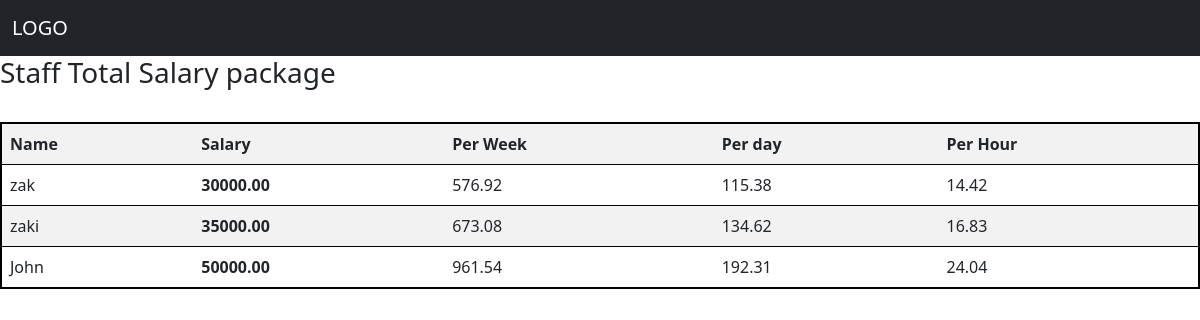
/payroll/staff_salary_package, run on the app's committed database.
### payroll/models.py (models this page shows, shortened)
class Staff_salary_package(models.Model):
    staff =  models.ForeignKey(User, on_delete = models.CASCADE, null=True, blank=True ,related_name='staff')
    total_yearly_salary =  models.CharField(max_length=250)
    date = models.DateTimeField(null=True, blank=True)
    def weekly_salary(self):
        return int(self.total_yearly_salary) / int(52)
    def daily_salary(self):
        return int(self.total_yearly_salary) / int(52) / int(5)
    def Hour_salary(self):
        return (int(self.total_yearly_salary) / int(52) / int(5) / int(8))

### payroll/views.py (the view)
# urls.py: path('staff_salary_package', views.staff_salary_package, name='staff_salary_package'),
def staff_salary_package(request):
    salary = Staff_salary_package.objects.all()
    context = {'salary':salary,
             }
    return render(request,'staff_salary_package.html',context)

### templates/staff_salary_package.html
{% extends 'base.html' %}
{% block content %}
<h3>Staff Total Salary  package </h3><br>
<table  class="table table-striped" style="border: 2px solid black;" width="60%"  cellspacing="2" cellpadding="2">
    <tr>
    <th> Name </th>
    <th> Salary </th>
    <th> Per Week </th>
    <th> Per day </th>
    <th> Per Hour </th>
    </tr>
    {% for i in salary %}
    <tr>
        <td> {{i.staff}} </td>
        <td> <strong>{{i.total_yearly_salary|floatformat:2}} </strong> </td>
        <td> {{i.weekly_salary|floatformat:2}} </td>
        <td> {{i.daily_salary|floatformat:2}} </td>
        <td> {{i.Hour_salary|floatformat:2}} </td>
    </tr>
    {% endfor %}
</table>
{% endblock %}

### data on the page
Staff_salary_package: staff "zak", total_yearly_salary "30000.00", weekly_salary "576.92", daily_salary "115.38", Hour_salary "14.42"
Staff_salary_package: staff "zaki", total_yearly_salary "35000.00", weekly_salary "673.08", daily_salary "134.62", Hour_salary "16.83"
Staff_salary_package: staff "John", total_yearly_salary "50000.00", weekly_salary "961.54", daily_salary "192.31", Hour_salary "24.04"
